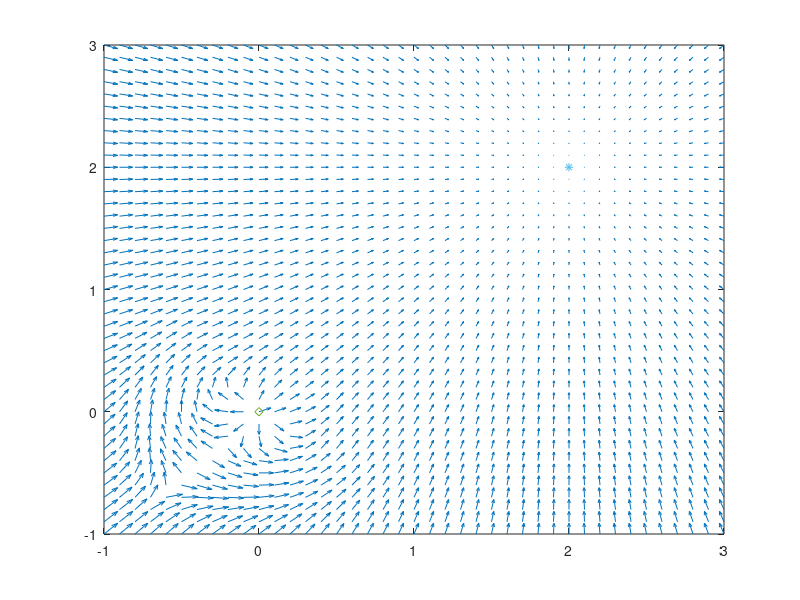

Here is the MATLAB script that generated this plot:
function VelocityField_PointGraph

    droneR=0.1; % drone r
    dangerR=0.5; % danger zone R
    w=2.5; % sensor zone wR

    obs = [0 0]; 
    goal = [2 2];
    
    [X,Y] = meshgrid(-1:0.1:3);
    
    dim = size(X);
    dis2o = zeros(dim);
    dis2t = zeros(dim);
    
    angle_t = zeros(dim);
    angle_o = zeros(dim);
    angle_g = zeros(dim);
    
    for xi = 1:dim
        for yi = 1:dim
            dis2t(xi,yi) = norm([X(xi,yi) Y(xi,yi)] - goal(1,:));
            dis2o(xi,yi) = norm([X(xi,yi) Y(xi,yi)] - obs(1,:));
            vec2t = goal(1,:) - [X(xi,yi) Y(xi,yi)];
            angle_t(xi,yi) = rad2deg(atan2(vec2t(1,2), vec2t(1,1)));
            
            if dis2o(xi,yi) <= w*dangerR
                vec2o =  [X(xi,yi) Y(xi,yi)] - obs(1,:); % direction from obs to pos
                angle_o(xi,yi) = rad2deg(atan2(vec2o(1,2), vec2o(1,1)));
                theta_g = angleConversion(angle_o(xi,yi) -90);
                if abs(theta_g - angle_t(xi,yi)) <= 90
                    angle_g(xi,yi) = theta_g;
                else
                    angle_g(xi,yi) = angleConversion(theta_g + 180);
                end
            end
        end
    end
    
    alpha = 0*(dis2o<=droneR)+0*(dis2o>droneR&dis2o<=dangerR)+(1-cos(pi*(dis2o-dangerR)/(w*dangerR-dangerR)))/2.*(dis2o>dangerR&dis2o<=w*dangerR)+1*(dis2o>w*dangerR);
    beta = 1*(dis2o<=droneR)+(1+cos(pi*(dis2o-droneR)/(dangerR-droneR)))/2.*(dis2o>droneR&dis2o<=dangerR)+0*(dis2o>dangerR&dis2o<=w*dangerR)+0*(dis2o>w*dangerR);
    gamma = 0*(dis2o<=droneR)+(1-cos(pi*(dis2o-droneR)/(dangerR-droneR)))/2.*(dis2o>droneR&dis2o<=dangerR)+(1+cos(pi*(dis2o-dangerR)/(w*dangerR-dangerR)))/2.*(dis2o>dangerR&dis2o<=w*dangerR)+0*(dis2o>w*dangerR);
    
    for xi=1:dim
        for yi=1:dim
            % if the obstacle and target in the opposite sides
            if abs(angle_t(xi,yi) - angle_o(xi,yi)) < 90
                alpha(xi,yi) = 1;
                gamma(xi,yi) = 0;
            end
        end
    end

    dx = alpha.*cosd(angle_t) + beta.*sind(90-angle_o) + gamma.*cosd(angle_g);
    dy = alpha.*sind(angle_t) + beta.*cosd(90-angle_o) + gamma.*sind(angle_g);

    theta = rad2deg(atan2(dy,dx));
    normA = dis2t - min(dis2t(:)); % normlization
    normA = normA ./ max(normA(:));
    u = 10.*cosd(theta).*normA;
    v = 10.*sind(theta).*normA;

    figure
    quiver(X,Y,u,v);
    hold on;
    plot(obs(1,1), obs(1,2),'d');
    plot(goal(1,1), goal(1,2),'*');
end


%limite input theta within [-180,180)
function theta = angleConversion(theta)
    theta = theta + 180;
    while theta >= 360 || theta < 0
        multiple = floor(theta/360);
        theta = theta - (multiple)*360;
    end
    theta = theta - 180;
end